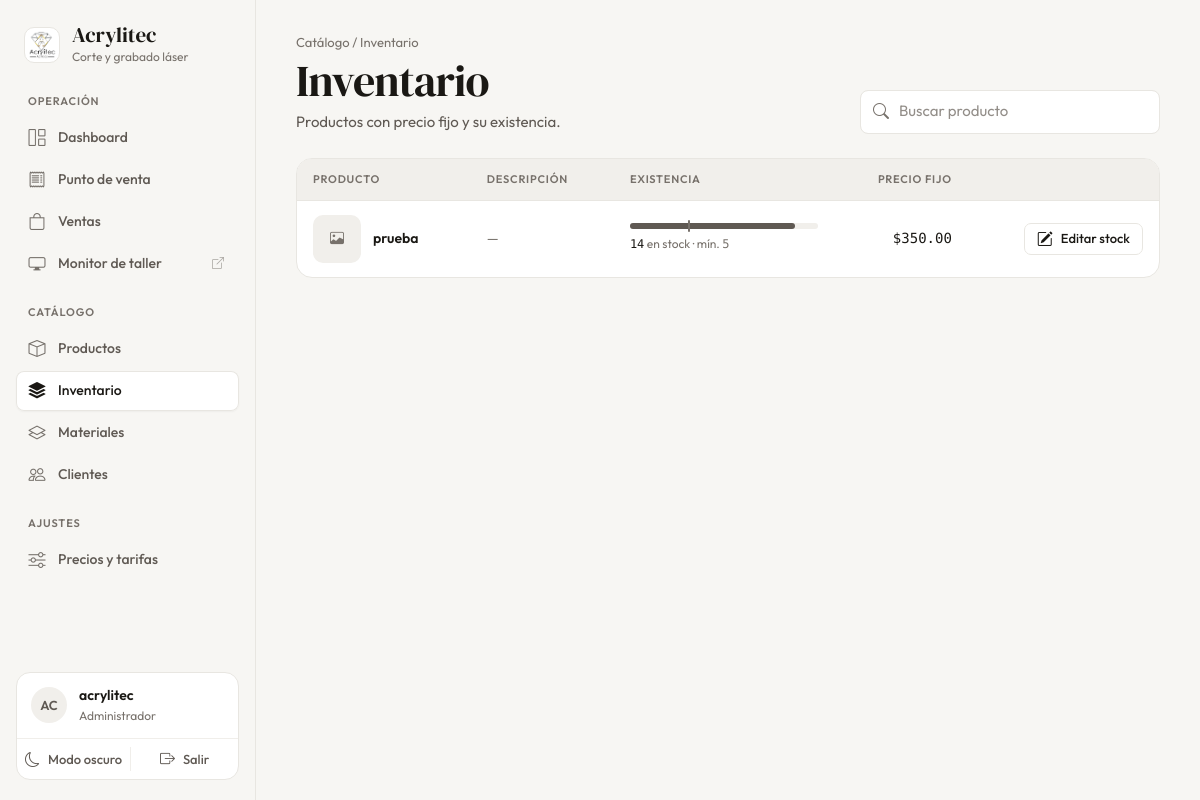
/inventario/ (signed in), run on the app's committed database.
### gestion/models.py (models this page shows, shortened)
class Productos(models.Model):
    id_producto = models.AutoField(primary_key=True)
    nombre = models.CharField(max_length=100, blank=True, null=True)
    detalle = models.CharField(max_length=100, blank=True, null=True)
    precio_fijo = models.DecimalField(max_digits=10, decimal_places=2, blank=True, null=True, verbose_name="Precio Fijo (Opcional)")
    porcentaje_utilidad = models.IntegerField(default=40)
    foto = models.CharField(max_length=255, blank=True, null=True)
    stock_actual = models.IntegerField(default=0, verbose_name="Stock Actual")
    stock_minimo = models.IntegerField(default=0, verbose_name="Stock Mínimo")
    class Meta:
        managed = True
        db_table = 'productos'
        verbose_name = "Producto"
        verbose_name_plural = "Productos"

### gestion/views.py (the view)
# urls.py: path('inventario/', views.inventario_productos, name='inventario_productos'),
@login_required
def inventario_productos(request):
    query = request.GET.get('q', '')
    productos = Productos.objects.filter(precio_fijo__isnull=False)
    if query:
        productos = productos.filter(
            Q(nombre__icontains=query) |
            Q(detalle__icontains=query)
        )
    productos_bajos = sum(1 for p in productos if p.stock_actual <= p.stock_minimo and p.stock_minimo > 0)
    return render(request, 'gestion/inventario_list.html', {
        'productos': productos,
        'query': query,
        'productos_bajos': productos_bajos,
    })

### gestion/templates/gestion/inventario_list.html (shortened to what this page needs)
{% extends 'gestion/base.html' %}
{% block content %}
<header class="page-header">
    <div class="page-heading">
        <span class="page-eyebrow">Catálogo / Inventario</span>
        <h1 class="page-title">Inventario</h1>
        <p class="page-subtitle">Productos con precio fijo y su existencia.</p>
    </div>
    <div class="page-actions">
        <form method="GET" class="search-field" style="width: 300px; max-width: 100%;">
            <input type="search" name="q" class="form-control" placeholder="Buscar producto" value="{{ query }}" aria-label="Buscar producto">
        </form>
    </div>
</header>
{% if productos %}
<div class="table-responsive">
    <table class="table">
        <thead>
            <tr>
                <th>Producto</th>
                <th class="hide-mobile">Descripción</th>
                <th style="width: 220px;">Existencia</th>
                <th style="text-align: right;">Precio fijo</th>
                <th style="text-align: right;"></th>
            </tr>
        </thead>
        <tbody>
            {% for prod in productos %}
            <tr>
                <td>
                    <div style="display: flex; align-items: center; gap: 12px;">
                        {% if prod.foto %}
                        <img class="thumb" src="/media/{{ prod.foto }}" alt="{{ prod.nombre }}" loading="lazy">
                        {% else %}
                        <span class="thumb"><i class="bi bi-image"></i></span>
                        {% endif %}
                        <div style="display: flex; flex-direction: column; gap: 4px; align-items: flex-start;">
                            <span style="font-weight: 600;">{{ prod.nombre }}</span>
                        </div>
                    </div>
                </td>
                <td class="hide-mobile text-muted" style="white-space: normal; max-width: 280px;">{{ prod.detalle|default:"—" }}</td>
                <td>
                    {% widthratio prod.stock_actual prod.stock_minimo|add:prod.stock_minimo|add:prod.stock_minimo|add:1 100 as pct_stock %}
                    {% widthratio prod.stock_minimo prod.stock_minimo|add:prod.stock_minimo|add:prod.stock_minimo|add:1 100 as pct_min %}
                    <div style="display: flex; flex-direction: column; gap: 6px;">
                        <div class="meter">
                            <div class="meter-fill " data-pct="{{ pct_stock }}" data-i="{{ forloop.counter0 }}"></div>
                            {% if prod.stock_minimo > 0 %}<span class="meter-mark" data-left="{{ pct_min }}" title="Stock mínimo"></span>{% endif %}
                        </div>
                        <span class="text-muted" style="font-size: 0.75rem;"><span class="text-num" style="color: var(--clr-text); font-weight: 500;">{{ prod.stock_actual }}</span> en stock · mín. <span class="text-num">{{ prod.stock_minimo }}</span></span>
                    </div>
                </td>
                <td class="text-num" style="text-align: right; font-weight: 500;">${{ prod.precio_fijo }}</td>
                <td style="text-align: right;">
                    <a href="{% url 'editar_stock_producto' prod.id_producto %}" class="btn btn-sm">
                        <i class="bi bi-pencil-square"></i> Editar stock
                    </a>
                </td>
            </tr>
            {% endfor %}
        </tbody>
    </table>
</div>
{% endif %}
{% endblock %}

### gestion/templates/gestion/base.html (shortened to what this page needs)
{% load static %}
<!DOCTYPE html>
<html lang="es">
<head>
    <link href="https://cdn.jsdelivr.net/npm/bootstrap@5.3.0/dist/css/bootstrap.min.css" rel="stylesheet">
    <link href="https://cdn.jsdelivr.net/npm/bootstrap-icons@1.11.3/font/bootstrap-icons.min.css" rel="stylesheet">
    <link href="https://cdn.jsdelivr.net/npm/select2@4.1.0-rc.0/dist/css/select2.min.css" rel="stylesheet">
    <link href="https://cdn.jsdelivr.net/npm/select2-bootstrap-5-theme@1.3.0/dist/select2-bootstrap-5-theme.min.css" rel="stylesheet">
    <link href="{% static 'gestion/css/main.css' %}" rel="stylesheet">
</head>
<body>
{% with url_name=request.resolver_match.url_name %}
<div class="app-shell">
    <aside class="sidebar" id="sidebar" aria-label="Navegación principal">
        <a class="sidebar-brand" href="{% url 'dashboard' %}">
            <span class="sidebar-logo"><img src="{% static 'gestion/img/logo_acrylitec.png' %}" alt=""></span>
            <span class="sidebar-brand-text">
                <span class="sidebar-brand-name">Acrylitec</span>
                <span class="sidebar-brand-sub">Corte y grabado láser</span>
            </span>
        </a>
        <nav class="sidebar-nav">
            <div class="nav-group">
                <span class="nav-group-label">Operación</span>
                {% if request.user.is_superuser or request.user.groups.all.0.name == 'Administrador' %}
                <a class="side-link {% if url_name == 'dashboard' %}active{% endif %}" href="{% url 'dashboard' %}" {% if url_name == 'dashboard' %}aria-current="page"{% endif %}>
                    <i class="bi bi-grid-1x2"></i><span>Dashboard</span>
                </a>
                {% endif %}
                <a class="side-link {% if url_name == 'nuevo_pedido' %}active{% endif %}" href="{% url 'nuevo_pedido' %}" {% if url_name == 'nuevo_pedido' %}aria-current="page"{% endif %}>
                    <i class="bi bi-receipt"></i><span>Punto de venta</span>
                </a>
                <a class="side-link {% if url_name == 'lista_ventas' or url_name == 'detalle_venta' %}active{% endif %}" href="{% url 'lista_ventas' %}" {% if url_name == 'lista_ventas' %}aria-current="page"{% endif %}>
                    <i class="bi bi-bag"></i><span>Ventas</span>
                </a>
                <a class="side-link" href="{% url 'pantalla_pendientes' %}" target="_blank" rel="noopener">
                    <i class="bi bi-display"></i><span>Monitor de taller</span><i class="bi bi-box-arrow-up-right ext" aria-hidden="true"></i>
                </a>
            </div>
            <div class="nav-group">
                <span class="nav-group-label">Catálogo</span>
                <a class="side-link {% if url_name == 'lista_productos' or url_name == 'crear_producto' or url_name == 'editar_producto' or url_name == 'eliminar_producto' %}active{% endif %}" href="{% url 'lista_productos' %}">
                    <i class="bi bi-box"></i><span>Productos</span>
                </a>
                <a class="side-link {% if url_name == 'inventario_productos' or url_name == 'editar_stock_producto' %}active{% endif %}" href="{% url 'inventario_productos' %}">
                    <i class="bi bi-stack"></i><span>Inventario</span>
                </a>
                <a class="side-link {% if url_name == 'lista_materiales' or url_name == 'crear_material' or url_name == 'eliminar_material' %}active{% endif %}" href="{% url 'lista_materiales' %}">
                    <i class="bi bi-layers"></i><span>Materiales</span>
                </a>
                <a class="side-link {% if url_name == 'lista_clientes' or url_name == 'crear_cliente' or url_name == 'eliminar_cliente' %}active{% endif %}" href="{% url 'lista_clientes' %}">
                    <i class="bi bi-people"></i><span>Clientes</span>
                </a>
            </div>
            {% if request.user.is_superuser or request.user.groups.all.0.name == 'Administrador' %}
            <div class="nav-group">
                <span class="nav-group-label">Ajustes</span>
                <a class="side-link {% if url_name == 'configuracion_precios' %}active{% endif %}" href="{% url 'configuracion_precios' %}">
                    <i class="bi bi-sliders"></i><span>Precios y tarifas</span>
                </a>
            </div>
            {% endif %}
        </nav>
        <div class="sidebar-user">
            <div class="sidebar-user-info">
                <span class="avatar">{{ request.user.username|slice:":2"|upper }}</span>
                <span class="sidebar-user-text">
                    <span class="sidebar-user-name">{{ request.user.get_full_name|default:request.user.username }}</span>
                    <span class="sidebar-user-role">{% if request.user.is_superuser %}Administrador{% else %}{{ request.user.groups.all.0.name|default:"Usuario" }}{% endif %}</span>
                </span>
            </div>
            <div class="sidebar-user-actions">
                <button class="sidebar-action theme-toggle" type="button" data-theme-toggle aria-label="Cambiar a modo oscuro">
                    <span class="sidebar-action-icon" aria-hidden="true">
                        <i class="bi bi-moon theme-toggle__moon"></i>
                    </span>
                    <span class="theme-label-light">Modo oscuro</span>
                </button>
                <a class="sidebar-action sidebar-action--logout" href="{% url 'logout' %}">
                    <i class="bi bi-box-arrow-right" aria-hidden="true"></i>
                    <span>Salir</span>
                </a>
            </div>
        </div>
    </aside>
    <div class="app-main">
        <main class="page" id="contenido">
            {% block content %}
            {% endblock %}
        </main>
    </div>
</div>
{% endwith %}
</body>
</html>

### data on the page
Productos: nombre "prueba", detalle "—", stock_actual "14", stock_minimo "5", precio_fijo "350.00"

### other printed values
{{ request.user.username|slice:":2"|upper }} "AC"
{{ request.user.get_full_name|default:request.user.username }} "acrylitec"
